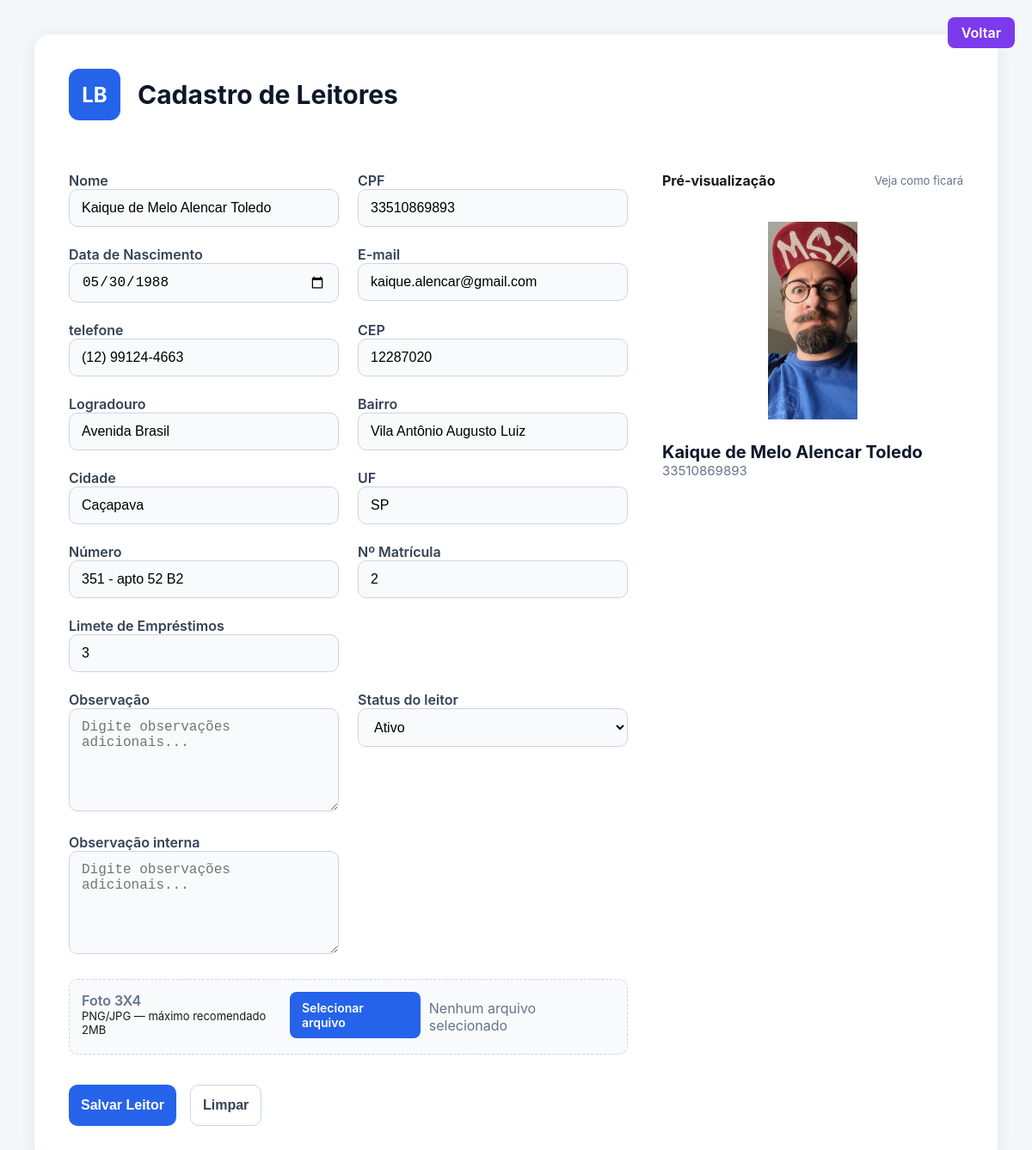
The app's page /leitores/2/edit with its own data.
### app/models/reader.py (models this page shows, shortened)
class Reader(db.Model):
    __tablename__ = "reader"
    id = db.Column(db.Integer, primary_key=True)
    nome = db.Column(db.String(255), nullable=False)
    cpf  = db.Column(db.String(14), unique=True, nullable=False, index=True)
    data_nascimento = db.Column(db.Date, nullable=False)
    email = db.Column(db.String(120), nullable=False)
    telefone = db.Column(db.String(15), nullable=False)
    cep = db.Column(db.String(10), nullable=False)
    logradouro = db.Column(db.String(255), nullable=False)
    bairro = db.Column(db.String(180), nullable=False)
    cidade = db.Column(db.String(180), nullable=False)
    uf = db.Column(db.String(2), nullable=False)
    numero_endereco = db.Column(db.String(15), nullable=False)
    numero_matricula = db.Column(db.Integer, unique=True, nullable=False, index=True)
    limite_emprestimo = db.Column(db.Integer, nullable=True, default=3)
    emprestimos_ativos = db.Column(db.Integer, default=0)
    observacao = db.Column(db.Text, nullable=True)
    data_cadastro = db.Column(db.DateTime, nullable=False, default=datetime.utcnow)
    data_atualizacao = db.Column(db.DateTime, default=datetime.utcnow, onupdate=datetime.utcnow)
    ultimo_emprestimo = db.Column(db.DateTime, nullable=True)
    responsavel = db.Column(db.String(255), nullable=True)
    telefone_responsavel = db.Column(db.String(15), nullable=True)
    obs_interna = db.Column(db.Text, nullable=True)
    status = db.Column(db.String(20), nullable=False, default="ativo")
    foto = db.Column(db.String(255), nullable=True)

### app/leitores/routes.py (the view, shortened to what this page needs)
@reader_bp.route("/leitores/<int:id>/edit", methods=["GET", "POST"])
def editar_leitor(id):
    reader = ReaderService.get_by_id(id)
    if not reader:
        flash("Leitor não encontrado", "error")
        return redirect(url_for("leitores.listar_leitores"))
    return render_template("leitor/leitor.html", show_back_button=True, back_url= url_for('leitores.listar_leitores'), leitor=reader)

### app/leitores/service.py (called while the page is built)
    @staticmethod
    def get_by_id(id):
        return Reader.query.get(id)

### app/templates/leitor/leitor.html (shortened to what this page needs)
{% extends "base/_base.html" %}
{% set show_back_button = True %}
{% block body_class %}page-livro{% endblock %}
{% block css_page %}
<link rel="stylesheet" href="{{ url_for('static', filename='css/leitor.css') }}">
{% endblock %}
{% block content %}
<div class="container">
  <header>
    <div class="logo">LB</div>
    <h1>Cadastro de Leitores</h1>
  </header>
  <form id="bookForm"  enctype="multipart/form-data" action="{% if leitor %} {{ url_for('leitores.editar_leitor', id=leitor.id) }} {% else %} {{ url_for('leitores.cadastrar_leitores') }} {% endif   %}" method="POST">
    <div class="row">
      <div>
        <label for="nome">Nome</label>
        <input id="nome" name="nome" class="input" value="{{ leitor.nome if leitor else '' }}" required />
      </div>
      <div>
        <label for="cpf">CPF</label>
        <input id="cpf" name="cpf" class="input"  value="{{ leitor.cpf if leitor else '' }}" required placeholder="Ex: (000.000.000-00)" />
      </div>
      <div>
        <label for="data_nascimento">Data de Nascimento</label>
        <input id="data_nascimento" name="data_nascimento" type="date" class="input"  value={{leitor.data_nascimento.strftime('%Y-%m-%d') if leitor and leitor.data_nascimento else ''}}  required  />
      </div>
      <div>
        <label for="email">E-mail</label>
        <input id="email" name="email" type="email" class="input" required placeholder="Ex: exemplo@exemplo.com" value="{{ leitor.email if leitor else '' }}"/>
      </div>
      <div>
        <label for="telefone">telefone</label>
        <input id="telefone" name="telefone" type="tel" class="input"  required placeholder="Ex: (00)00000-0000" value="{{ leitor.telefone if leitor else '' }}" />
      </div>
      <div>
        <label for="cep">CEP</label>
        <input id="cep" name="cep" type="text" class="input" maxlength="9" onblur="buscaCep()" value="{{leitor.cep if leitor else ''}}" required placeholder="Ex: 01001-000"/>
      </div>
      <div>
        <label for="logradouro">Logradouro</label>
        <input id="logradouro" name="logradouro" type="text" class="input" value="{{ leitor.logradouro if leitor else '' }}" readonly />
      </div>
      <div>
        <label for="bairro">Bairro</label>
        <input id="bairro" name="bairro" type="text" class="input" value="{{ leitor.bairro if leitor else '' }}"  readonly />
      </div>
      <div>
        <label for="cidade">Cidade</label>
        <input id="cidade" name="cidade" type="text" class="input" value="{{ leitor.cidade if leitor else '' }}" readonly />
      </div>
      <div>
        <label for="uf">UF</label>
        <input id="uf" name="uf" type="text" class="input" value="{{ leitor.uf if leitor else '' }}" readonly />
      </div>
      <div>
        <label for="numero_endereco">Número</label>
        <input id="numero_endereco" name="numero_endereco" type="text" class="input" value="{{ leitor.numero_endereco if leitor else '' }}" />
      </div>
      <div>
        <label for="numero_matricula">Nº Matrícula</label>
        <input id="numero_matricula" name="numero_matricula" type="text" class="input" value="{{ leitor.numero_matricula if leitor else '' }}" required  readonly/>
      </div>
      <div>
        <label for="limite_emprestimo">Limete de Empréstimos</label>
        <input id="limite_emprestimo" name="limite_emprestimo" type="number" min="1" class="input"  value="{{ leitor.limite_emprestimo if leitor else '3' }}"/>
      </div>
      <div>
      </div>
      <div>
        <label for="observacao">Observação</label>
        <textarea id="observacao" name="observacao" class="input" rows="4" placeholder="Digite observações adicionais...">{{ leitor.observacao if leitor else '' }}</textarea>
      </div>
      <div>
        <label for="status">Status do leitor</label>
        <select id="status" name="status" class="input" value="{{ leitor.status if leitor else 'ativo' }}" required>
          <option value="ativo" {{ 'selected' if leitor and leitor.status == 'ativo' else '' }}>Ativo</option>
        </select>
      </div>
      <div>
        <label for="obs_interna">Observação interna</label>
        <textarea id="obs_interna" name="obs_interna" class="input" value="{{ leitor.obs_interna if leitor else '' }}" rows="4"placeholder="Digite observações adicionais..."></textarea>
      </div>
    </div>
    <div class="row full">
      <div class="file-input">
        <div>
          <label class="muted">Foto 3X4 </label>
          <div style="font-size:13px;color:var(--muted)">PNG/JPG — máximo recomendado 2MB</div>
        </div>
        <div style="margin-left:auto;display:flex;gap:10px;align-items:center;">
          <label class="btn-upload" for="coverInput">Selecionar arquivo</label>
          <span id="fileName"  class="muted">Nenhum arquivo selecionado</span>
        </div>
      </div>
    </div>
    <div class="actions">
      <button type="submit" class="btn btn-primary">Salvar Leitor</button>
      <button type="reset" class="btn btn-ghost" onclick="resetPreview()">Limpar</button>
    </div>
  </form>
   <aside class="right">
    <div style="display:flex;justify-content:space-between;align-items:center;margin-bottom:12px">
      <div style="font-weight:700">Pré-visualização</div>
      <div class="muted" style="font-size:13px">Veja como ficará</div>
    </div>
    <div id="previewCover" class="cover">
      <span id="previewPlaceholder">Imagem</span>
      <img
      id="previewImg"
      src="{% if leitor and leitor.foto %}{{ url_for('static', filename='uploads/leitores/' ~ leitor.foto) }}{% endif %}"
      alt="Prévia da foto"
      style="{% if leitor and leitor.foto %}display:block;{% else %}display:none;{% endif %}"
      >
    </div>
    <div class="meta">
      <h3 id="previewTitle">{{ leitor.nome if leitor else 'Nome do leitor' }}</h3>
      <p id="previewAuthor" class="muted">{{ leitor.cpf if leitor else 'CPF • Data de nascimento' }} </p>
    </div>
  </aside>
</div>
{% endblock %}

### app/static/css/leitor.css (style rules this page uses)
* { margin: 0; padding: 0; box-sizing: border-box; }
body { font-family: "Inter", sans-serif; background: #f4f7fa; padding: 40px; color: #1a1a1a; display: flex; justify-content: center; position: relative; }
.container { display: grid; grid-template-columns: 1fr 350px; gap: 40px; width: 100%; max-width: 1200px; background: #ffffff; padding: 40px; border-radius: 18px; box-shadow: 0 4px 20px rgba(0,0,0,0.08); }
header { grid-column: span 2; display: flex; align-items: center; gap: 20px; margin-bottom: 20px; }
.logo { width: 60px; height: 60px; background: #2563eb; color: white; display:flex; justify-content:center; align-items:center; border-radius:12px; font-size: 24px; font-weight: 700; }
header h1 { font-size: 30px; font-weight: 700; color: #0f172a; }
form { display: flex; flex-direction: column; gap: 25px; }
.row { display: grid; grid-template-columns: 1fr 1fr; gap: 22px; }
.full { display: flex; flex-direction: column; gap: 8px; }
label { font-weight: 600; margin-bottom: 4px; color: #334155; }
.input, textarea, select { width: 100%; padding: 12px 14px; border: 1px solid #cbd5e1; border-radius: 10px; background: #f8fafc; font-size: 16px; transition: 0.2s; }
textarea { min-height: 120px; resize: vertical; }
.file-input { display: flex; padding: 14px; border: 1px dashed #cbd5e1; border-radius: 10px; background: #f8fafc; }
.btn-upload { background: #2563eb; color: white; padding: 10px 14px; border-radius: 8px; font-size: 14px; cursor: pointer; transition: 0.2s; }
.muted { color: #64748b; }
.actions { display: flex; gap: 16px; margin-top: 10px; }
.btn { padding: 14px; border: none; border-radius: 10px; cursor: pointer; font-size: 16px; font-weight: 600; transition: 0.25s; }
.btn-primary { background: #2563eb; color: white; }
.btn-ghost { background: transparent; color: #334155; border: 1px solid #cbd5e1; }
aside.right { display: flex; flex-direction: column; gap: 16px; }
#previewCover { width: 100%; height: 250px; border-radius: 12px; overflow: hidden; background: #f1f5f9; position: relative; }
#previewCover img { position: absolute; inset: 0; width: 100%; height: 100%; object-fit: contain; background: #ffffff; padding: 10px; }
#previewImg { display: none; }
#previewPlaceholder { position: absolute; inset: 0; display: flex; align-items: center; justify-content: center; font-size: 16px; color: #94a3b8; pointer-events: none; }
.meta h3 { font-size: 20px; color: #0f172a; font-weight: 700; }
.meta p { font-size: 15px; line-height: 1.35; }

### records on screen
Reader: nome "Kaique de Melo Alencar Toledo", cpf "33510869893", data_nascimento "05/30/1988", email "kaique.alencar@gmail.com", telefone "(12) 99124-4663", cep "12287020", logradouro "Avenida Brasil", bairro "Vila Antônio Augusto Luiz", cidade "Caçapava", uf "SP", numero_endereco "351 - apto 52 B2", numero_matricula "2", limite_emprestimo "3", status "Ativo", obs_interna "Digite observações adicionais...", foto (picture)
